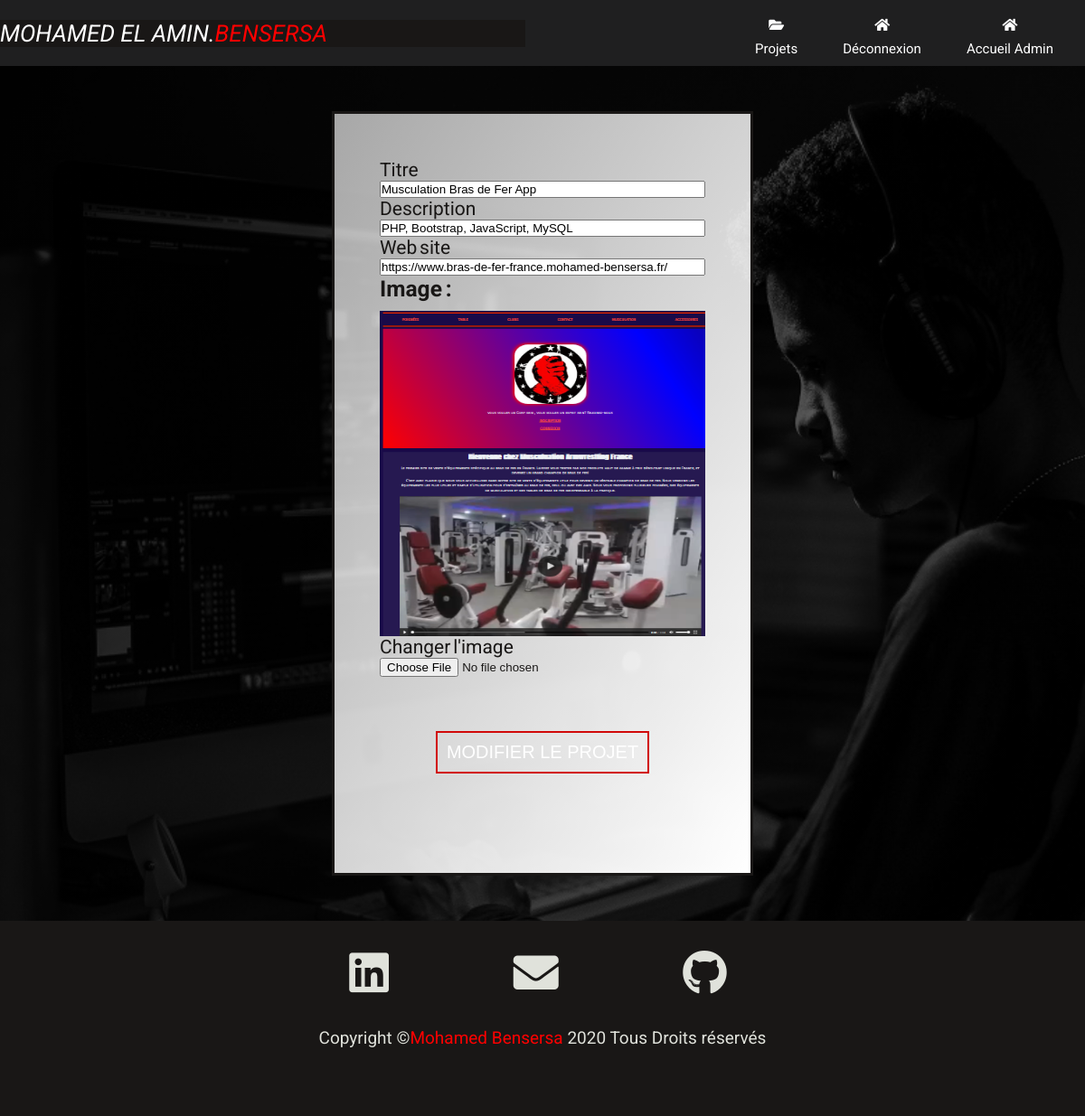
The app's page /index.php?class=projet&action=editprojet&id=5 (signed in) with its own data.
### tables this page shows
CREATE TABLE IF NOT EXISTS `projets` (
  `id` int(11) NOT NULL AUTO_INCREMENT,
  `titre` varchar(255) NOT NULL,
  `description` text NOT NULL,
  `lienSite` varchar(255) NOT NULL,
  `maquette` varchar(255) NOT NULL,
  PRIMARY KEY (`id`)
);

### utilities/AbstractController.php (called while the page is built, shortened)
<?php
abstract class AbstractController
{
    public function renderView(string $path, array $params = [])
    {
        include_once "views/$path.php";
    }
}

### controllers/ProjetController.php (called while the page is built, shortened)
<?php
class ProjetController extends AbstractController
{
    public function editprojet() {
        $alert = [];
        $sucess = [];
        $this->renderView("admin/edit_projet_view",
            [
                "pro" => Projet::getById($_GET["id"]),
                "alert" => $alert,
                "sucess" => $sucess
            ]
        );
    }
}

### utilities/Database.php (called while the page is built, shortened)
<?php
class Database
{
    private PDO $cnx;
    public function __construct()
    {
        try {
            $this->cnx = new PDO(
                "mysql:host=".DATABASE['host'].";port=".DATABASE['port'].";dbname=".DATABASE['dbname'].";charset=utf8",
                DATABASE['username'],
                DATABASE['password']
            );
        } catch (PDOException $error) {
            echo $error->getMessage();
            exit();
        }
    }
    public function selectOne(string $class, string $requete, array $params = [])
    {
        $stmt = $this->cnx->prepare($requete);
        $stmt->execute($params);
        $stmt->setFetchMode(PDO::FETCH_CLASS, $class);
        return $stmt->fetch();
    }
}

### modeles/Projet.php (called while the page is built, shortened)
<?php
class Projet
{
    private string $titre;
    private string $description;
    private string $lienSite;
    private string $maquette;
    public function getTitre(): string
    {
        return $this->titre;
    }
    public function getDescription(): string
    {
        return $this->description;
    }
    public function getLienSite(): string
    {
        return $this->lienSite;
    }
    public function getMaquette(): string
    {
        return $this->maquette;
    }
    public static function getById(int $id): ?Projet
    {
        $db = new Database();
        $result = $db->selectOne(
            "Projet",
            "SELECT * FROM projets WHERE id = ?",
            [$id]
        );
        return $result;
    }
}

### views/admin/edit_projet_view.php (the view, shortened to what this page needs)
<?php include_once "header_view.php" ?>
<main class="container">
    <section id="presentation">
        <div class="presentation-image">
            <div class="presentation-objective">
                <form method="POST" action="" enctype="multipart/form-data">
                    <div class="input-fields">
                        <label for="name">Titre</label>
                        <input type="text" name="titre" required value="<?= $pro->getTitre() ?>">
                    </div>
                    <div class="input-fields">
                        <label for="description">Description</label>
                        <input type="text" name="description" required value="<?= $pro->getDescription() ?>">
                    </div>
                    <div class="input-fields">
                        <label for="name">Web site</label>
                        <input type="text" name="lienSite" required value="<?= $pro->getLienSite() ?>">
                    </div>
                    <div class="input-fields">
                        <h3>Image :</h3>
                        <img src="assets/images/upload/<?= $pro->getMaquette() ?>" class="img-miniatures">
                        <label for="image">Changer l'image </label>
                        <input type="file" name="image" id="image">
                    </div>
                    <div class="presentation-btn">
                        <button  type="submit" name="edit_projet">Modifier le projet</button>
                    </div>
                </form>
            </div>
        </div>
    </section>
</main>
<?php include_once "footer_view.php"; ?>

### assets/css/main.css (style rules this page uses)
* { margin: 0; padding: 0; box-sizing: border-box; }
body { font-family: 'Roboto', sans-serif; }
#presentation { min-height: 70vh; background: linear-gradient(-60deg, rgb(0, 0, 0, 0.5), rgb(0, 0, 0, 0.9)), url(../images/slider-01.jpg); background-attachment: fixed; background-position: center; background-size: cover; background-repeat: no-repeat; display: flex; align-items: center; justify-content: center; }
.presentation-objective { background: linear-gradient(-60deg, rgb(255, 255, 255), rgb(255, 255, 255, 0.65)); letter-spacing: normal; font-size: 17px; text-align: justify; border: solid; padding: 50px; transition: all 200ms ease-in-out; color: #191716; word-spacing: -.2ch; }
.presentation-btn { display: flex; justify-content: center; margin: 60px; }
.presentation-btn button { font-size: 20px; padding: 10px; text-transform: uppercase; background: transparent; color: #fff; border: 2px solid #d10909; font-weight: bold; }
.presentation-image img { height: 300px; width: 280px; }
@media screen and (min-width: 999px) { #presentation { padding: 50px; } }
@media screen and (min-width: 999px) { .presentation-objective { padding: 50px; font-size: 21px; word-spacing: -.2ch; } }
@media screen and (min-width: 999px) { .presentation-image img { height: 360px; width: 360px; margin-top: 10px; } }
@media screen and (min-width: 999px) { .presentation-btn button { font-size: 20px; font-weight: 100; } }
.input-fields { display: flex; flex-direction: column; margin-right: 4%; }
.input-fields, .msg { width: 48%; }
@media screen and (min-width: 720px) { .input-fields, .msg { width: 100%; } }
@media screen and (min-width: 960px) { .input-fields, .msg { width: 100%; } }

### records on screen
projets: titre "Musculation Bras de Fer App", description "PHP, Bootstrap, JavaScript, MySQL", lienSite "https://www.bras-de-fer-france.mohamed-bensersa.fr/", maquette (picture)
